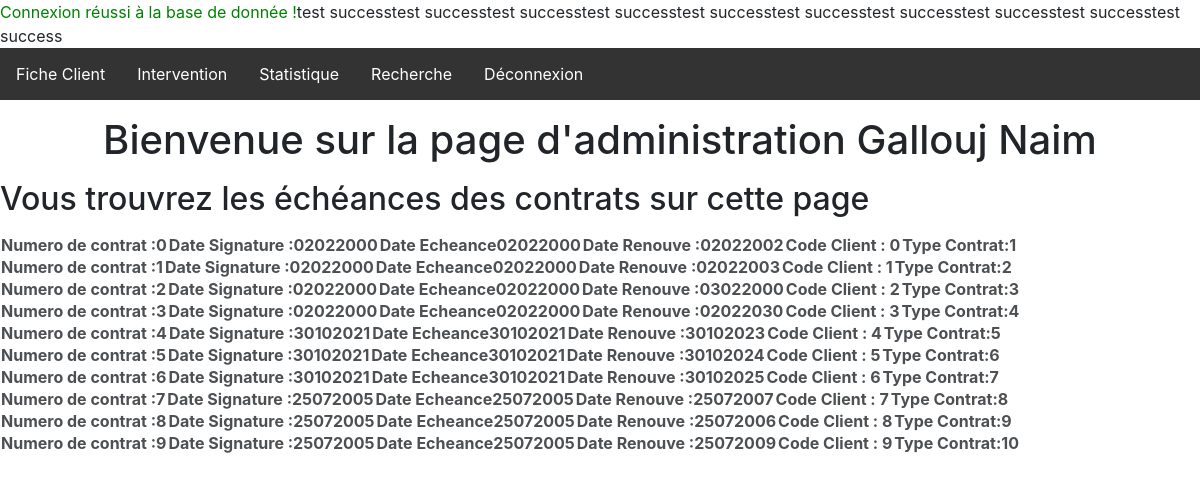
The app's page /Panel/Technicien/ (signed in) with its own data.
### tables this page shows
CREATE TABLE `Contrat_Maintenance` (
  `NumerodeContrat` int(11) NOT NULL,
  `dateSignature` varchar(50) NOT NULL,
  `dateEcheance` varchar(50) NOT NULL,
  `Date_Renouvellement` varchar(50) NOT NULL,
  `Code_Client` int(11) NOT NULL,
  `RefTypeContrat` int(11) NOT NULL,
  PRIMARY KEY (`NumerodeContrat`),
  UNIQUE KEY `Contrat_Maintenance_Client_AK` (`Code_Client`),
  KEY `Contrat_Maintenance_TypeContrat0_FK` (`RefTypeContrat`),
  CONSTRAINT `Contrat_Maintenance_Client_FK` FOREIGN KEY (`Code_Client`) REFERENCES `Client` (`Code_Client`),
  CONSTRAINT `Contrat_Maintenance_TypeContrat0_FK` FOREIGN KEY (`RefTypeContrat`) REFERENCES `TypeContrat` (`RefTypeContrat`)
);

CREATE TABLE `employe` (
  `Num_Matricule` int(11) NOT NULL,
  `Nom` varchar(50) NOT NULL,
  `Prenom` varchar(50) NOT NULL,
  `adresse` varchar(50) NOT NULL,
  `dateembauche` varchar(200) NOT NULL,
  `password` varchar(50) NOT NULL,
  `role` int(11) NOT NULL DEFAULT 0,
  PRIMARY KEY (`Num_Matricule`)
);

### Panel/Technicien/index.php (the view, shortened to what this page needs)
<?php
require_once "../../config.php";
if (empty($_SESSION)) {
    echo '<meta http-equiv="refresh" content="0;URL=./kicked.php">';
}
else if (isset($_SESSION['Matricule'])) {
    $temp = $_SESSION['Matricule'];
    $sql = $conn->query("SELECT Prenom FROM employe WHERE Num_Matricule='$temp'");
    $data = $sql->fetchColumn();
    $sql1 = $conn->query("SELECT Nom FROM employe WHERE Num_Matricule='$temp'");
    $dato = $sql1->fetchColumn();
    try {
        $sqlu = $conn->query("SELECT * FROM `Contrat_Maintenance`");
        while ($donnees = $sqlu->fetch()) {
            echo "test success";
        }
    } catch (Exception $e) {
        die('Erreur : ' . $e->getMessage());
    }
}
?>
    <link href="//maxcdn.bootstrapcdn.com/bootstrap/4.0.0/css/bootstrap.min.css" rel="stylesheet" id="bootstrap-css">
    <link href="https://www.naimo.me/CASHCASH/CSS/style.css" rel="stylesheet">
<body>
<div id="navbar">
    <ul>
        <li><a href="./client.php">Fiche Client</a></a></li>
        <li><a href="./intervention.php">Intervention</a></a></li>
        <li><a href="./statistique.php">Statistique</a></li>
        <li><a href="./recherche.php">Recherche</a></li>
        <li><a href="https://www.naimo.me/CASHCASH/logout.php" value="deco">Déconnexion</a></li>
    </ul>
    <div id="welcome">
        <center><h1>Bienvenue sur la page d'administration <?php echo $dato; ?>  <?php echo $data; ?></h1></center>
        <p>
        <h2>Vous trouvrez les échéances des contrats sur cette page</h2></p>
        <div id="box">
            <?php
            try {
                $sqlu = $conn->query("SELECT * FROM `Contrat_Maintenance`");
                while ($donnees = $sqlu->fetch()) {
                    echo "<table>";
                    echo "<TH>Numero de contrat :", "$donnees[NumerodeContrat] </TH>";
                    echo "<TH>Date Signature :", "$donnees[dateSignature] </TH>";
                    echo "<TH>Date Echeance", "$donnees[dateEcheance] </TH>";
                    echo "<TH>Date Renouve :", "$donnees[Date_Renouvellement] </TH>";
                    echo "<TH>Code Client :", " $donnees[Code_Client] </TH>";
                    echo "<TH>Type Contrat:", "$donnees[RefTypeContrat] </TH>";
                    echo "</table>";
                }
            } catch (Exception $e) {
                die('Erreur : ' . $e->getMessage());
            } ?>
        </div>
    </div>
</body>
</html>

### Panel/Technicien/index.php (style rules this page uses)
ul { list-style-type: none; margin: 0; padding: 0; overflow: hidden; background-color: #333; }
li { float: left; }
li a { display: block; color: white; text-align: center; padding: 14px 16px; text-decoration: none; }
#box { text-align: center; margin left: auto; margin right: auto; margin top: 60px; background-color: white; opacity: 0.8; color: black; }

### records on screen
contrat_maintenance: NumerodeContrat "0", dateSignature "02022000", dateEcheance "02022000", Date_Renouvellement "02022002", Code_Client "0", RefTypeContrat "1"
contrat_maintenance: NumerodeContrat "1", dateSignature "02022000", dateEcheance "02022000", Date_Renouvellement "02022003", Code_Client "1", RefTypeContrat "2"
contrat_maintenance: NumerodeContrat "2", dateSignature "02022000", dateEcheance "02022000", Date_Renouvellement "03022000", Code_Client "2", RefTypeContrat "3"
contrat_maintenance: NumerodeContrat "3", dateSignature "02022000", dateEcheance "02022000", Date_Renouvellement "02022030", Code_Client "3", RefTypeContrat "4"
contrat_maintenance: NumerodeContrat "4", dateSignature "30102021", dateEcheance "30102021", Date_Renouvellement "30102023", Code_Client "4", RefTypeContrat "5"
contrat_maintenance: NumerodeContrat "5", dateSignature "30102021", dateEcheance "30102021", Date_Renouvellement "30102024", Code_Client "5", RefTypeContrat "6"
contrat_maintenance: NumerodeContrat "6", dateSignature "30102021", dateEcheance "30102021", Date_Renouvellement "30102025", Code_Client "6", RefTypeContrat "7"
contrat_maintenance: NumerodeContrat "7", dateSignature "25072005", dateEcheance "25072005", Date_Renouvellement "25072007", Code_Client "7", RefTypeContrat "8"
contrat_maintenance: NumerodeContrat "8", dateSignature "25072005", dateEcheance "25072005", Date_Renouvellement "25072006", Code_Client "8", RefTypeContrat "9"
contrat_maintenance: NumerodeContrat "9", dateSignature "25072005", dateEcheance "25072005", Date_Renouvellement "25072009", Code_Client "9", RefTypeContrat "10"
employe: Nom "Gallouj", Prenom "Naim"
